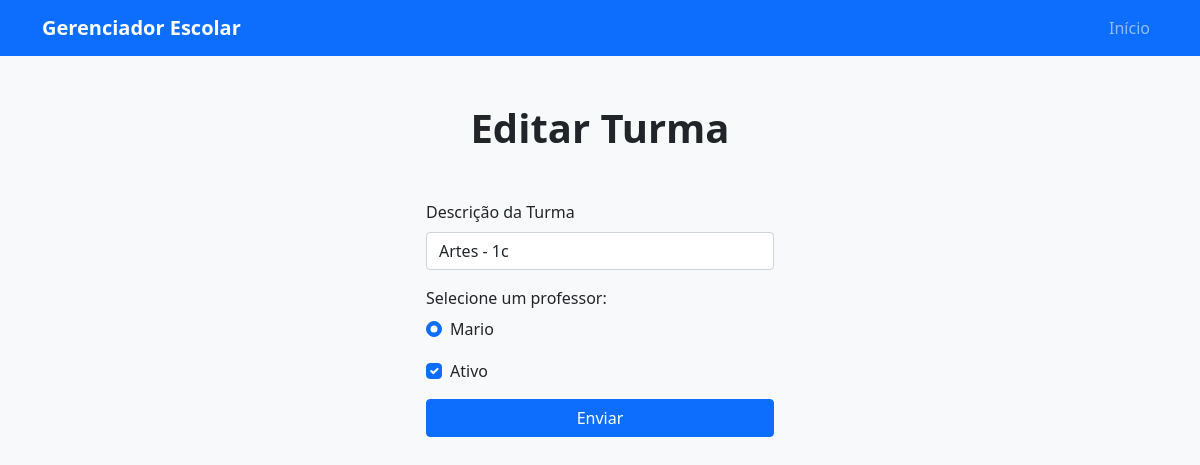
The app's page /turma/editar/Artes - 1c with its own data.
### model/turma.py (models this page shows)
class Turma(db.Model):
    __tablename__ = "turmas"
    id = db.Column(db.Integer, primary_key=True)
    descricao = db.Column(db.String(100), nullable=False)
    ativo = db.Column(db.Boolean, nullable=False, default=True)
    alunos = db.relationship("Aluno", back_populates="turma")
    professor_id = db.Column(db.Integer, db.ForeignKey("professores.id"), nullable=False)
    professor = db.relationship("Professor", back_populates="turmas")

### model/professor.py (models this page shows)
class Professor(db.Model):
    __tablename__ = "professores"
    id = db.Column(db.Integer, primary_key=True)
    nome = db.Column(db.String(100), nullable=False)
    idade = db.Column(db.Integer, nullable=False)
    materia = db.Column(db.String(100), nullable=True)
    observacoes = db.Column(db.Text, nullable=True)
    turmas = db.relationship("Turma", back_populates="professor")

### routes/turmas_routes.py (the view, shortened to what this page needs)
@turmas_bp.route("/editar/<descricao>", methods=["GET", "POST"])
def editar_turma(descricao):
    professores = ProfessorController.index()
    turma = Turma.query.filter_by(descricao=descricao).first()
    if not turma:
        flash("Turma não encontrada!")
        return redirect(url_for("listar_turmas"))
    return render_template("cadastro_turma.html", titulo="Editar Turma", turma=turma, professores=professores)

### controller/professor_controller.py (called while the page is built)
    @staticmethod
    def index():
        professores = Professor.query.all()
        return professores

### templates/cadastro_turma.html
{% extends 'template.html' %}
{% block conteudo %}
      <form method="POST" action="{% if turma %}{{ url_for('turma_rota.editar_turma', descricao=turma.descricao) }}{% else %}{{ url_for('turma_rota.criar_turma') }}{% endif %}">
        <div class="mb-3">
          <label class="form-label">Descrição da Turma</label>
          <input class="form-control" type="text" name="descricao" value="{{ turma.descricao if turma else '' }}" required>
        </div>
        <fieldset class="mb-3">
          <legend class="col-form-label pt-0">Selecione um professor:</legend>
          {% for professor in professores %}
              <div class="form-check">
                <input class="form-check-input" type="radio" id="professor_{{ professor.id }}" name="professor" value="{{ professor.id }}" {% if loop.first %}checked{% endif %} required>
                <label class="form-check-label" for="professor_{{ professor.id }}">{{ professor.nome }}</label>
              </div>
          {% endfor %}
        </fieldset>
        <div class="form-check mb-3">
          <input class="form-check-input" id="checkbox-ativo" type="checkbox" name="ativo" {% if turma and turma.ativo %}checked{% endif %}>
          <label class="form-check-label" for="checkbox-ativo">Ativo</label>
        </div>
        <button class="btn btn-primary w-100" type="submit">Enviar</button>
      </form>
    </div>
  </div>
</div>
{% endblock %}

### records on screen
Turma: descricao "Artes - 1c", ativo "☑"
Professor: nome "Mario"

### other values on screen
{{ titulo }} "Editar Turma"
